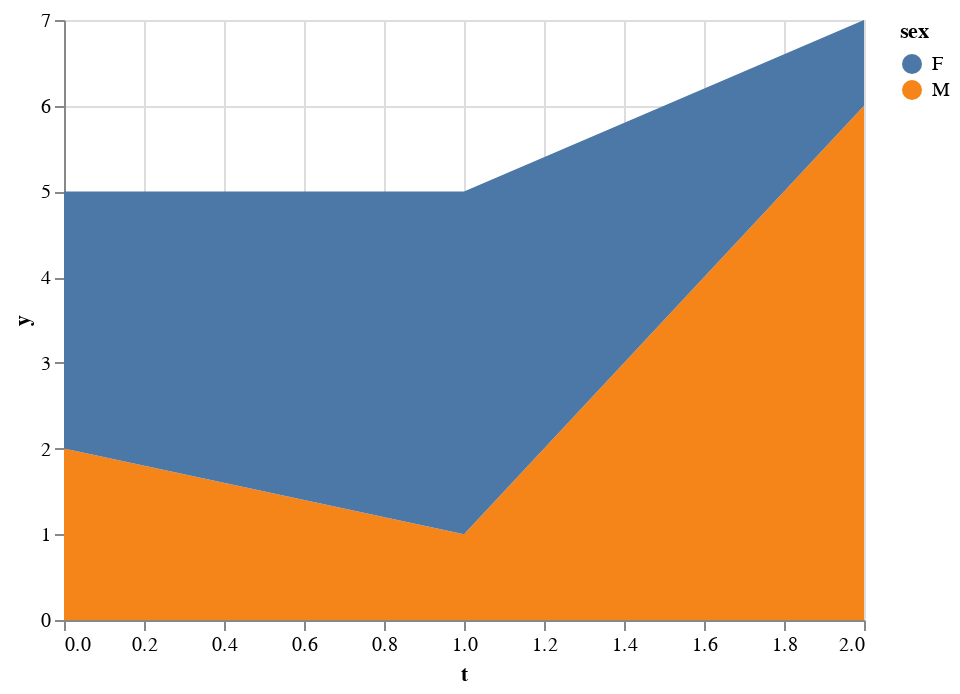

The code cell stored with this chart in its notebook:
### Code cell
alt.Chart(df2).mark_area().encode(alt.X('t'),  alt.Y('y', stack='zero'), color='sex' )

### Figure 1 — Vega-Lite specification as saved in the notebook (floating-point values rounded to 4 significant figures)
{"$schema": "https://vega.github.io/schema/vega-lite/v2.4.1.json", "config": {"view": {"height": 300, "width": 400}}, "data": {"values": [{"sex": "M", "t": 0, "y": 2}, {"sex": "F", "t": 0, "y": 3}, {"sex": "M", "t": 1, "y": 1}, {"sex": "F", "t": 1, "y": 4}, {"sex": "M", "t": 2, "y": 6}, {"sex": "F", "t": 2, "y": 1}]}, "encoding": {"color": {"field": "sex", "type": "nominal"}, "x": {"field": "t", "type": "quantitative"}, "y": {"field": "y", "stack": "zero", "type": "quantitative"}}, "mark": "area"}
